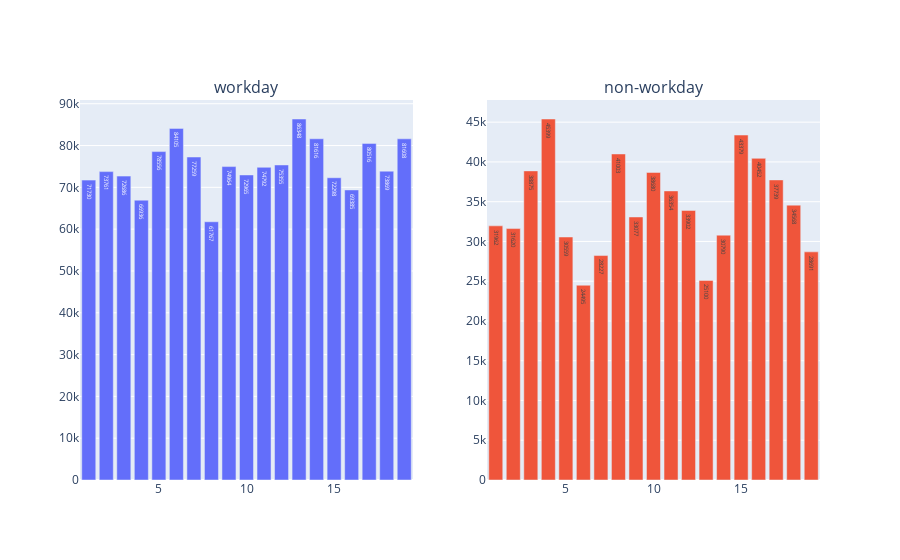

Here is the notebook cell this chart was saved with:
### Code cell
visualize('day')

### Figure 1 — Plotly figure (JSON) as saved in the notebook; plotly's stock layout.template omitted (floating-point values rounded to 4 significant figures)
{"data": [{"text": ["71730.0", "73761.0", "72686.0", "66936.0", "78556.0", "84105.0", "77259.0", "61767.0", "74964.0", "72965.0", "74792.0", "75355.0", "86348.0", "81616.0", "72298.0", "69385.0", "80516.0", "73869.0", "81608.0"], "textposition": "auto", "texttemplate": "%{text:.0f}", "type": "bar", "x": [1, 2, 3, 4, 5, 6, 7, 8, 9, 10, 11, 12, 13, 14, 15, 16, 17, 18, 19], "xaxis": "x", "y": [71730, 73761, 72686, 66936, 78556, 84105, 77259, 61767, 74964, 72965, 74792, 75355, 86348, 81616, 72298, 69385, 80516, 73869, 81608], "yaxis": "y"}, {"text": ["31962.0", "31620.0", "38875.0", "45399.0", "30559.0", "24495.0", "28227.0", "41003.0", "33077.0", "38680.0", "36354.0", "33902.0", "25100.0", "30790.0", "43379.0", "40452.0", "37739.0", "34568.0", "28691.0"], "textposition": "auto", "texttemplate": "%{text:.0f}", "type": "bar", "x": [1, 2, 3, 4, 5, 6, 7, 8, 9, 10, 11, 12, 13, 14, 15, 16, 17, 18, 19], "xaxis": "x2", "y": [31962, 31620, 38875, 45399, 30559, 24495, 28227, 41003, 33077, 38680, 36354, 33902, 25100, 30790, 43379, 40452, 37739, 34568, 28691], "yaxis": "y2"}], "layout": {"annotations": [{"font": {"size": 16}, "showarrow": false, "text": "workday", "x": 0.225, "xanchor": "center", "xref": "paper", "y": 1, "yanchor": "bottom", "yref": "paper"}, {"font": {"size": 16}, "showarrow": false, "text": "non-workday", "x": 0.775, "xanchor": "center", "xref": "paper", "y": 1, "yanchor": "bottom", "yref": "paper"}], "showlegend": false, "xaxis": {"anchor": "y", "domain": [0, 0.45]}, "xaxis2": {"anchor": "y2", "domain": [0.55, 1]}, "yaxis": {"anchor": "x", "domain": [0, 1]}, "yaxis2": {"anchor": "x2", "domain": [0, 1]}}}
